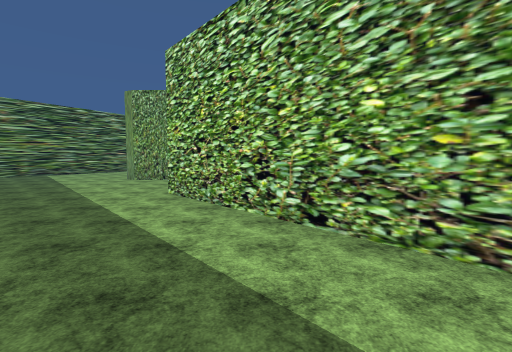
[1] (above)

21 first-person views from a walk through a scene from a Unity 3-D project. The camera is 1.3 m above the floor, tilts 4° down and sees 85° across. The floor is counted in squares, 1.32 m on a side. Each view is taken from the middle of a square. On the plan, view 1 faces up. The plan holds only what a view shows up to about 11 squares ahead; the rest is blank. The place goes on beyond the plan. The player is left out. Some animated figures are left out. Door leaves are left out, so doorways stand open. Some surface patterns are stand-ins.

[2]
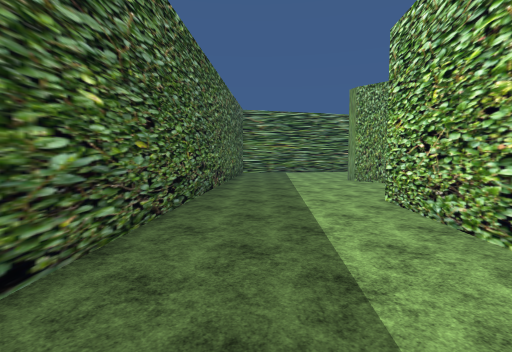

[3]
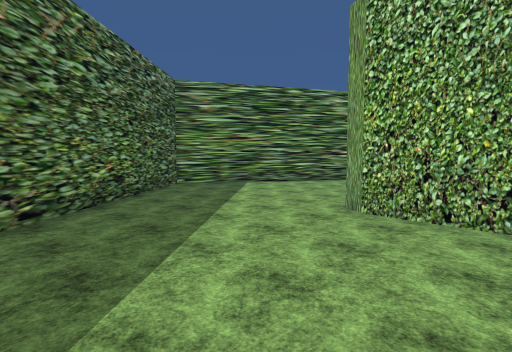

[4]
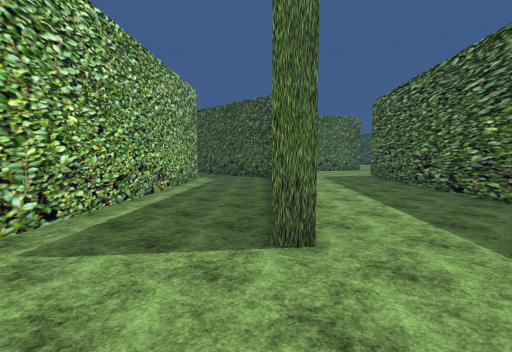

[5]
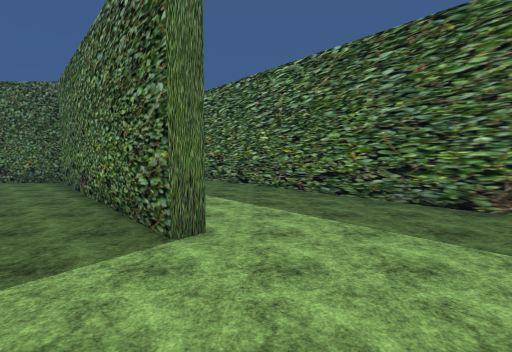

[6]
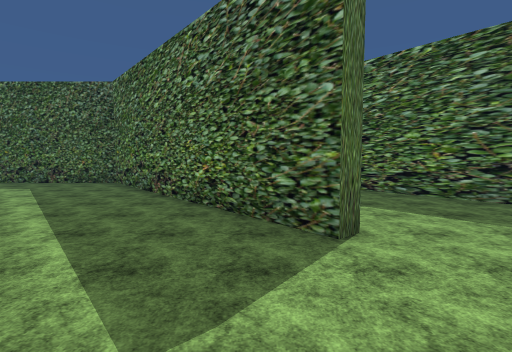

[7]
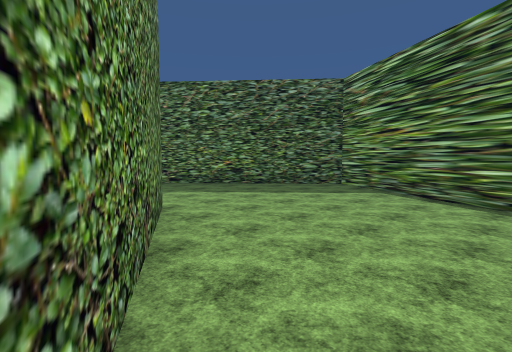

[8]
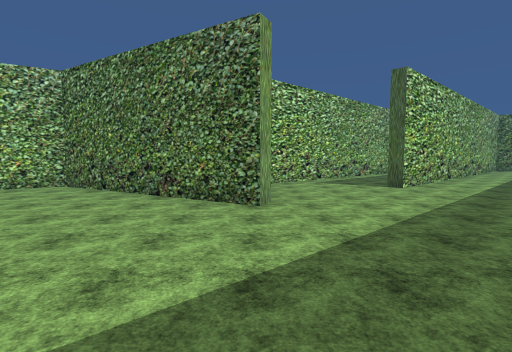

[9]
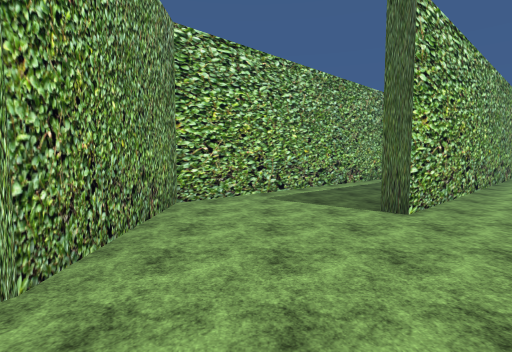

[10]
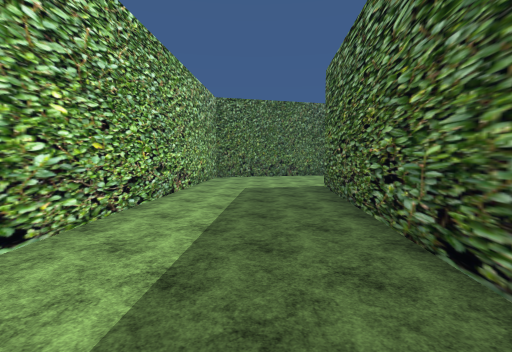

[11]
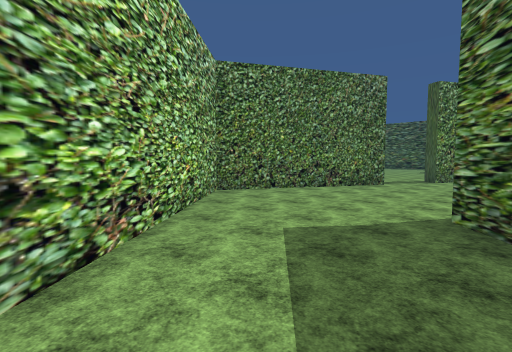

[12]
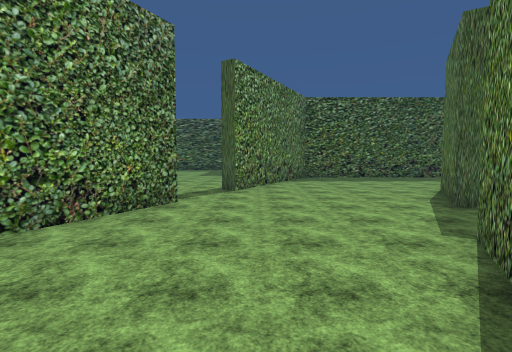

[13]
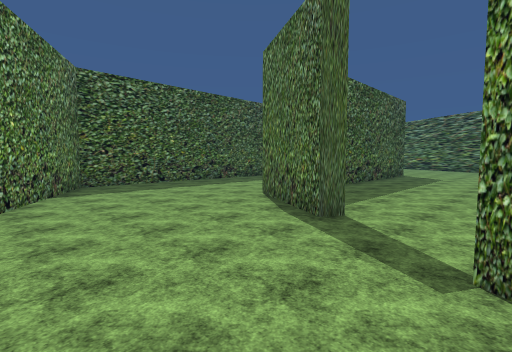

[14]
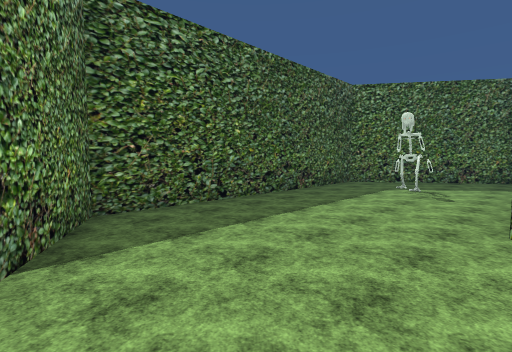

[15]
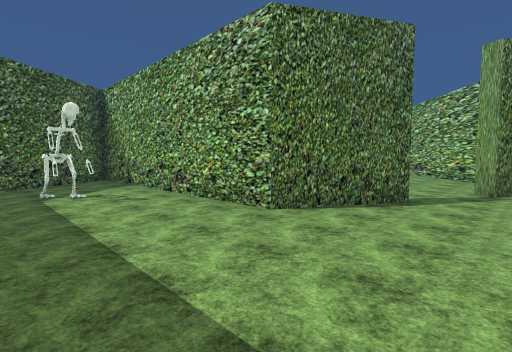

[16]
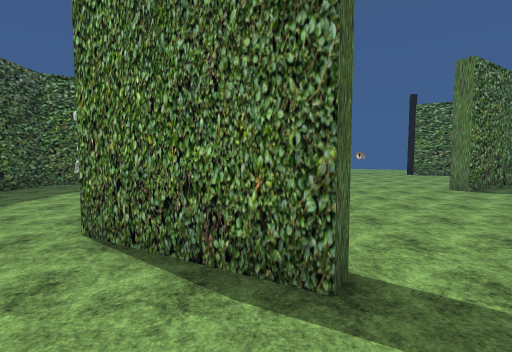

[17]
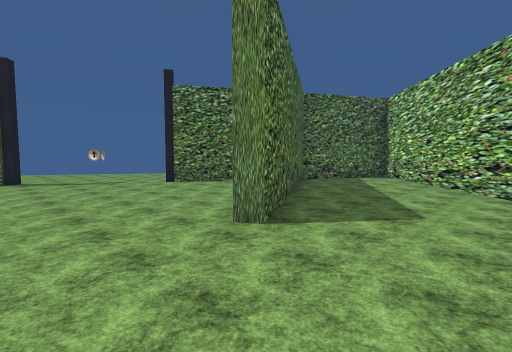

[18]
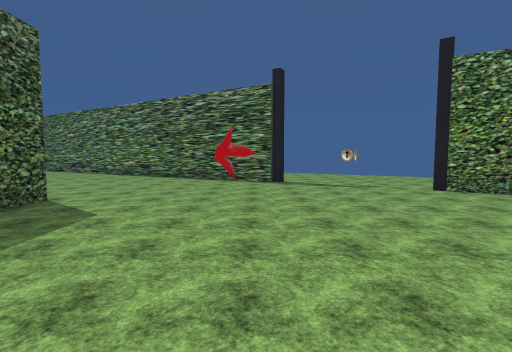

[19]
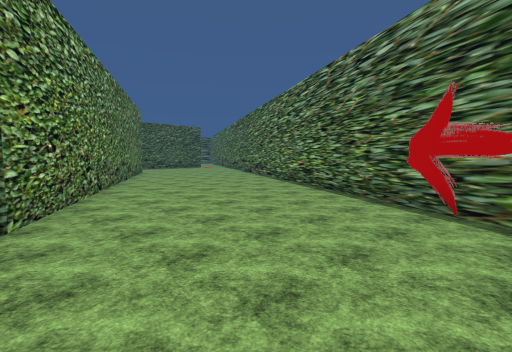

[20]
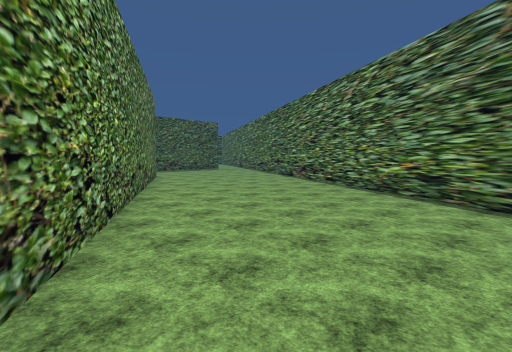

[21]
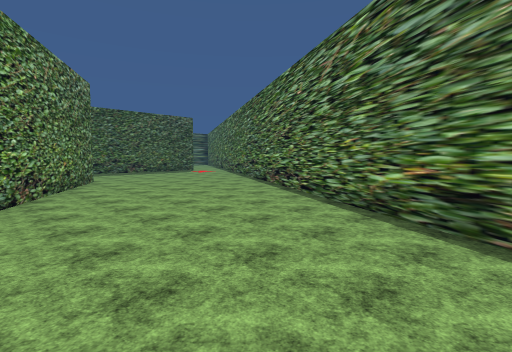

### Floor plan
Points are (right, up) in squares from view 1. A wall is a line through its corners. A room is listed if a view was taken in it or the views show most of it. See-through windows are left out.
Room 1 (views 1, 2, 3, 4, 5, 6, 7, 8, 9, 10, 11)
walls: (3.2, 1.1) (-2.3, 7.4) (-2, 7.7) (4.2, 0.6) (8.5, 0.6); (5.6, 4) (-1.1, 11.7) (-5.1, 11.7) (-5.5, 11.9) (-2.3, 17.5); (-9.6, 16.8) (-12.2, 12.1) (-0.4, -1.4)
ways out: opening at (1.5, -0.5) to room 2
Room 2 (views 12, 13, 14, 15, 16)
walls: (-1.4, -8.2) (-0.9, -8.5) (-2.4, -11.2) (-10.9, -11.2); (1, -5.1) (0.3, -6.3) (-0.2, -6); (4.7, -9) (7.6, -3.9) (3.2, 1.1); (-0.4, -1.4) (1.9, -4); (-11.5, -11.5) (-8.3, -16.1) (0.7, -16.1) (3.6, -11) (4.1, -11.2)
ways out: opening at (1.5, -0.5) to room 1; opening at (-0.5, -7.5) to room 3; opening at (5, -10)
objects: other object (-7, -14) to (-7, -13)
Room 3 (views 17, 18, 19, 20, 21)
walls: (-8, -10.7) (-6.1, -10.7); (-16.5, -5.2) (-24.1, -18.5); (-13.1, 0.7) (-14.1, -1); (-10.5, 3.1) (-6.7, -3.1) (-7.2, -3.4); (-0.5, -2) (-1, -1.4); (-4.3, 2.4) (-7.6, 6.1); (-18.9, -22.6) (-12.2, -10.7) (-11, -10.7)
ways out: opening at (-0.5, -7.5) to room 2; open door at (-16.3, -4.3); open door at (-14.5, -1.5)
objects: other object (-16, -3) to (-15, -3)

Positions as (right, up) in squares from view 1, and headings:
1: (0, 0), facing up
2: (0, 1), facing up-left
3: (-3, 7), facing up-left
4: (-4, 10), facing down-right
5: (-3, 11), facing down
6: (-1, 11), facing down
7: (-3, 17), facing down-left
8: (-11, 12), facing right
9: (-7, 10), facing right
10: (-3, 4), facing down-right
11: (1, 1), facing down-right
12: (3, -3), facing down
13: (3, -6), facing down-left
14: (2, -11), facing down-left
15: (1, -15), facing up-left
16: (1, -9), facing left
17: (-4, -6), facing up-left
18: (-6, -6), facing left
19: (-12, -6), facing down-left
20: (-13, -10), facing down-left
21: (-16, -11), facing down-left
